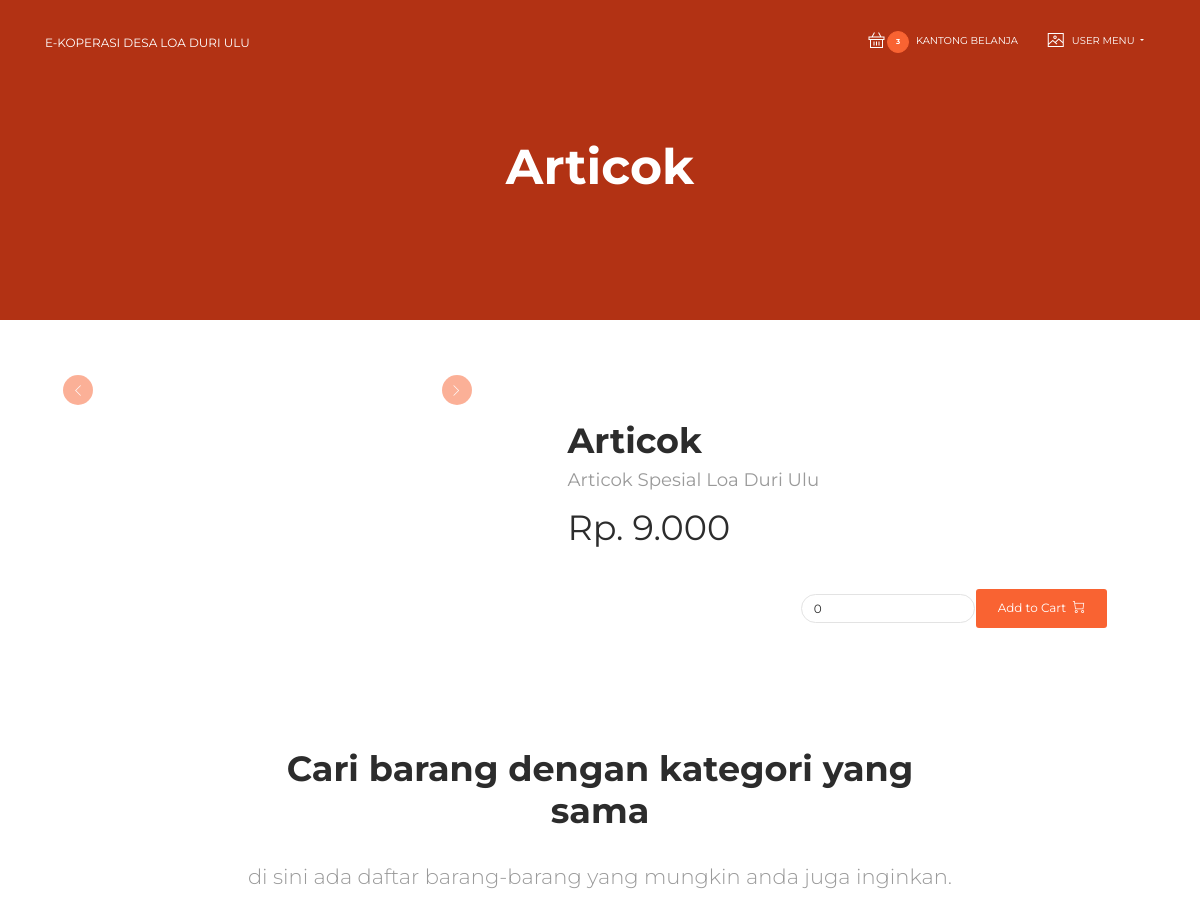
The app's page /item-details/4/ (signed in, upper part), older data.
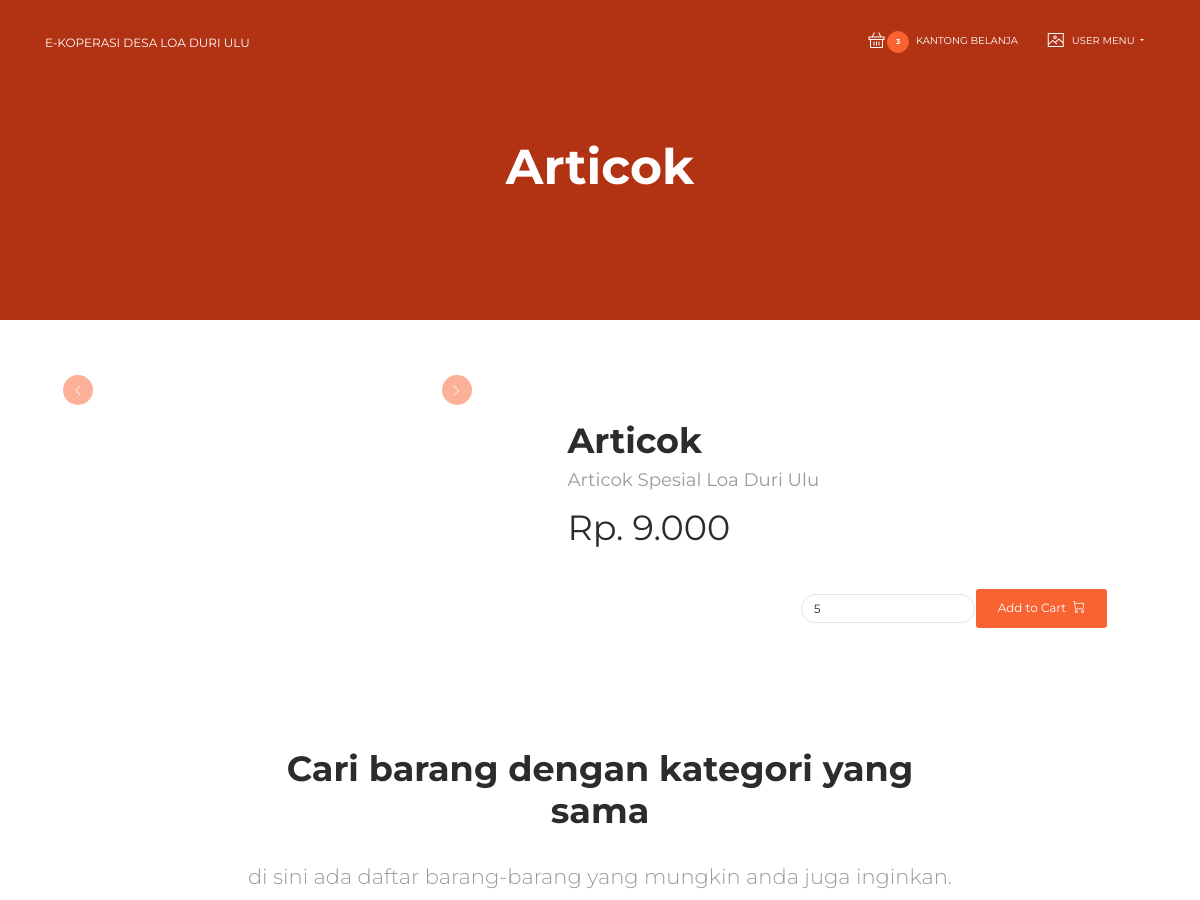
The same page, newer data.
### commerce/models.py (models this page shows, shortened)
class OrderItem(models.Model):
    order = models.ForeignKey(Order, on_delete=models.CASCADE, related_name='order_items')
    item = models.ForeignKey(Item, on_delete=models.CASCADE, related_name='order_item')
    qty = models.FloatField()

### commerce/views.py (the view)
# urls.py: path('item-details/<pk>/', ItemPage.as_view(), name='item-page'),
class ItemPage(DetailView):
    models = Item
    template_name = 'commerce/pages/item-details/index.html'
    context_object_name = 'item'
    queryset = Item.objects.all()
    def get_context_data(self, **kwargs):
        context = super().get_context_data(**kwargs)
        if self.request.user.is_authenticated:
            qs = OrderItem.objects.all().filter(order__user=self.request.user, item=context['item'],
                                                order__ordered=False).first()
            if qs:
                context['ordered'] = qs.qty
            else:
                context['ordered'] = 0
        else:
            context['ordered'] = 0
        context['items'] = Item.objects.all().filter(category__in=context['item'].category.all())
        return context

### commerce/context.py (called while the page is built)
def user_cart_ctx(request):
    if request.user.is_authenticated:
        data = OrderItem.objects.filter(order__user=request.user, order__ordered=False)
        return {
            'carts': data.all(),
            'carts_count': data.count(),
        }
    return {
            'carts': None,
            'carts_count': 0,
        }

### templates/commerce/pages/item-details/index.html (shortened to what this page needs)
{% extends 'layouts/base.html' %}
{% load i18n %}
{% load humanize %}
{% block header %}
    <div class="page-header page-header-mini header-filter">
    {% if item.thumbnail %}
        <div class="page-header-image" style="background-image: url('{{ item.thumbnail.url }}');"></div>
    {% else %}
        <div class="page-header-image" style="background-color: #ff471d;"></div>
    {% endif %}
    <div class="content-center text-center">
            <div class="row">
                <div class="col-md-8 ml-auto mr-auto">
                    <h1 class="title">{{ item.title }}</h1>
                </div>
            </div>
        </div>
    </div>
{% endblock %}
{% block content %}
    <div class="section">
        <div class="container">
            <div class="row">
                <div class="col-md-5">
                    <div id="productCarousel" class="carousel slide" data-ride="carousel" data-interval="8000">
                            <a class="carousel-control-prev" href="#productCarousel" role="button" data-slide="prev">
                                <button type="button" class="btn btn-primary btn-icon btn-round btn-sm" name="button">
                                    <i class="now-ui-icons arrows-1_minimal-left"></i>
                                </button>
                            </a>
                            <a class="carousel-control-next" href="#productCarousel" role="button" data-slide="next">
                                <button type="button" class="btn btn-primary btn-icon btn-round btn-sm" name="button">
                                    <i class="now-ui-icons arrows-1_minimal-right"></i>
                                </button>
                            </a>
                        </div>
                    </div>
                    <div class="col-md-6 ml-auto mr-auto">
                        <h2 class="title"> {{ item.title }} </h2>
                        <h5 class="category">{{ item.description }}</h5>
                        <h2 class="main-price">Rp. {{ item.price|intcomma }}</h2>
                        <div class="row justify-content-end">
                            <form class="form-inline"
                                  hx-post="{% url 'add_order_item' item.id %}"
                                  hx-target="#shopping-cart"
                            >
                                <input type="number" class="form-control" placeholder="qty" name="qty" id="qty" value="{{ ordered|floatformat:0|intcomma }}">
                                {% if user.is_authenticated %}
                                <button class="btn btn-primary mr-3" type="submit">Add to Cart &nbsp;<i
                                    class="now-ui-icons shopping_cart-simple"></i></button>
                                {% else %}
                                    <a class="btn btn-primary mr-3" href="{% url 'account_login' %}">Add to Cart &nbsp;<i
                                    class="now-ui-icons shopping_cart-simple"></i></a>
                                {% endif %}
                            </form>
                        </div>
                    </div>
                </div>
                <div class="features-4">
                    <div class="container">
                        <div class="row">
                            <div class="col-md-8 ml-auto mr-auto text-center">
                                <h2 class="title">Cari barang dengan kategori yang sama</h2>
                                <h4 class="description">di sini ada daftar barang-barang
                                    yang mungkin anda juga inginkan. </h4>
                            </div>
                        </div>
                    </div>
                </div>
            </div>
        </div>
{% endblock %}

Row changes from the older to the newer data that the page shows:
added OrderItem: qty "5"
Text that changed along with them:
form field qty: "0" → (not shown)
